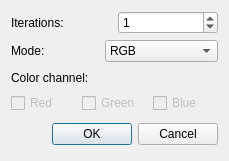
<?xml version="1.0" encoding="UTF-8"?>
<ui version="4.0">
 <class>gaussianFilterDialog</class>
 <widget class="QDialog" name="gaussianFilterDialog">
  <property name="geometry">
   <rect>
    <x>0</x>
    <y>0</y>
    <width>229</width>
    <height>161</height>
   </rect>
  </property>
  <property name="windowTitle">
   <string>Apply gaussian blur</string>
  </property>
  <layout class="QGridLayout" name="gridLayout">
   <item row="0" column="0">
    <widget class="QSplitter" name="splitter">
     <property name="orientation">
      <enum>Qt::Horizontal</enum>
     </property>
     <widget class="QWidget" name="layoutWidget">
      <layout class="QVBoxLayout" name="verticalLayout_2">
       <item>
        <layout class="QHBoxLayout" name="horizontalLayout_2">
         <item>
          <widget class="QLabel" name="label">
           <property name="text">
            <string>Iterations:</string>
           </property>
          </widget>
         </item>
         <item>
          <widget class="QSpinBox" name="iterationsValue">
           <property name="maximum">
            <number>256</number>
           </property>
           <property name="value">
            <number>1</number>
           </property>
          </widget>
         </item>
        </layout>
       </item>
       <item>
        <layout class="QHBoxLayout" name="horizontalLayout">
         <item>
          <widget class="QLabel" name="modeLabel">
           <property name="text">
            <string>Mode:</string>
           </property>
          </widget>
         </item>
         <item>
          <widget class="QComboBox" name="comboBox">
           <item>
            <property name="text">
             <string>RGB</string>
            </property>
           </item>
           <item>
            <property name="text">
             <string>Color channels</string>
            </property>
           </item>
          </widget>
         </item>
        </layout>
       </item>
       <item>
        <layout class="QVBoxLayout" name="verticalLayout">
         <item>
          <widget class="QLabel" name="colorChannelLabel">
           <property name="text">
            <string>Color channel:</string>
           </property>
          </widget>
         </item>
         <item>
          <layout class="QHBoxLayout" name="horizontalLayout_3">
           <item>
            <widget class="QCheckBox" name="redCheck">
             <property name="enabled">
              <bool>false</bool>
             </property>
             <property name="text">
              <string>Red</string>
             </property>
            </widget>
           </item>
           <item>
            <widget class="QCheckBox" name="greenCheck">
             <property name="enabled">
              <bool>false</bool>
             </property>
             <property name="text">
              <string>Green</string>
             </property>
            </widget>
           </item>
           <item>
            <widget class="QCheckBox" name="blueCheck">
             <property name="enabled">
              <bool>false</bool>
             </property>
             <property name="text">
              <string>Blue</string>
             </property>
            </widget>
           </item>
          </layout>
         </item>
        </layout>
       </item>
      </layout>
     </widget>
    </widget>
   </item>
   <item row="1" column="0">
    <layout class="QHBoxLayout">
     <property name="spacing">
      <number>6</number>
     </property>
     <property name="leftMargin">
      <number>0</number>
     </property>
     <property name="topMargin">
      <number>0</number>
     </property>
     <property name="rightMargin">
      <number>0</number>
     </property>
     <property name="bottomMargin">
      <number>0</number>
     </property>
     <item>
      <spacer>
       <property name="orientation">
        <enum>Qt::Horizontal</enum>
       </property>
       <property name="sizeHint" stdset="0">
        <size>
         <width>131</width>
         <height>31</height>
        </size>
       </property>
      </spacer>
     </item>
     <item>
      <widget class="QPushButton" name="okButton">
       <property name="text">
        <string>OK</string>
       </property>
      </widget>
     </item>
     <item>
      <widget class="QPushButton" name="cancelButton">
       <property name="text">
        <string>Cancel</string>
       </property>
      </widget>
     </item>
    </layout>
   </item>
  </layout>
 </widget>
 <resources/>
 <connections>
  <connection>
   <sender>okButton</sender>
   <signal>clicked()</signal>
   <receiver>gaussianFilterDialog</receiver>
   <slot>accept()</slot>
   <hints>
    <hint type="sourcelabel">
     <x>278</x>
     <y>253</y>
    </hint>
    <hint type="destinationlabel">
     <x>96</x>
     <y>254</y>
    </hint>
   </hints>
  </connection>
  <connection>
   <sender>cancelButton</sender>
   <signal>clicked()</signal>
   <receiver>gaussianFilterDialog</receiver>
   <slot>reject()</slot>
   <hints>
    <hint type="sourcelabel">
     <x>369</x>
     <y>253</y>
    </hint>
    <hint type="destinationlabel">
     <x>179</x>
     <y>282</y>
    </hint>
   </hints>
  </connection>
 </connections>
</ui>
